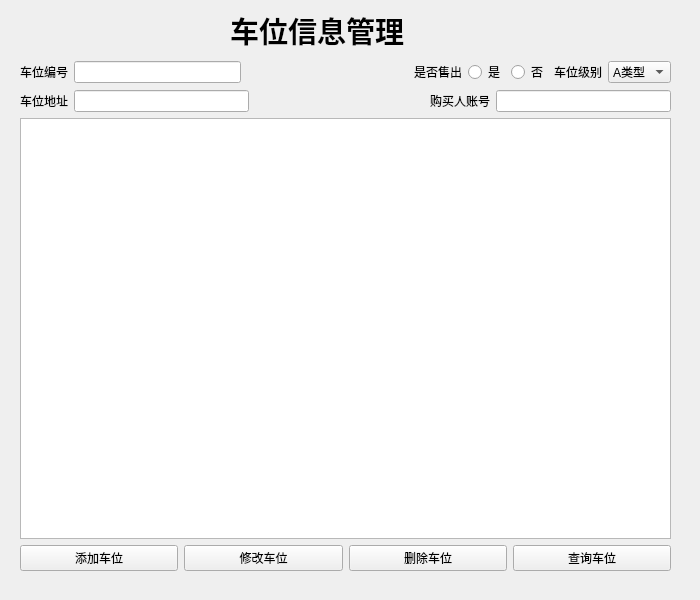
<?xml version="1.0" encoding="UTF-8"?>
<ui version="4.0">
 <class>Wuyecheweixinxiguanli</class>
 <widget class="QWidget" name="Wuyecheweixinxiguanli">
  <property name="geometry">
   <rect>
    <x>0</x>
    <y>0</y>
    <width>700</width>
    <height>600</height>
   </rect>
  </property>
  <property name="windowTitle">
   <string>Form</string>
  </property>
  <property name="styleSheet">
   <string notr="true">background-image: url();</string>
  </property>
  <widget class="QWidget" name="verticalLayoutWidget">
   <property name="geometry">
    <rect>
     <x>20</x>
     <y>60</y>
     <width>651</width>
     <height>511</height>
    </rect>
   </property>
   <layout class="QVBoxLayout" name="verticalLayout">
    <item>
     <layout class="QHBoxLayout" name="horizontalLayout_3">
      <item>
       <widget class="QLabel" name="label">
        <property name="text">
         <string>车位编号</string>
        </property>
       </widget>
      </item>
      <item>
       <widget class="QLineEdit" name="numEdit"/>
      </item>
      <item>
       <spacer name="horizontalSpacer_4">
        <property name="orientation">
         <enum>Qt::Horizontal</enum>
        </property>
        <property name="sizeHint" stdset="0">
         <size>
          <width>40</width>
          <height>20</height>
         </size>
        </property>
       </spacer>
      </item>
      <item>
       <widget class="QLabel" name="label_3">
        <property name="text">
         <string>是否售出</string>
        </property>
       </widget>
      </item>
      <item>
       <widget class="QRadioButton" name="yradioButton">
        <property name="text">
         <string>是</string>
        </property>
       </widget>
      </item>
      <item>
       <widget class="QRadioButton" name="nradioButton">
        <property name="text">
         <string>否</string>
        </property>
       </widget>
      </item>
      <item>
       <widget class="QLabel" name="label_6">
        <property name="text">
         <string>车位级别</string>
        </property>
       </widget>
      </item>
      <item>
       <widget class="QComboBox" name="comboBox">
        <item>
         <property name="text">
          <string>A类型</string>
         </property>
        </item>
        <item>
         <property name="text">
          <string>B类型</string>
         </property>
        </item>
        <item>
         <property name="text">
          <string>C类型</string>
         </property>
        </item>
       </widget>
      </item>
     </layout>
    </item>
    <item>
     <layout class="QHBoxLayout" name="horizontalLayout_4">
      <item>
       <widget class="QLabel" name="label_2">
        <property name="text">
         <string>车位地址</string>
        </property>
       </widget>
      </item>
      <item>
       <widget class="QLineEdit" name="addrEdit"/>
      </item>
      <item>
       <spacer name="horizontalSpacer_2">
        <property name="orientation">
         <enum>Qt::Horizontal</enum>
        </property>
        <property name="sizeHint" stdset="0">
         <size>
          <width>40</width>
          <height>20</height>
         </size>
        </property>
       </spacer>
      </item>
      <item>
       <widget class="QLabel" name="label_4">
        <property name="text">
         <string>购买人账号</string>
        </property>
       </widget>
      </item>
      <item>
       <widget class="QLineEdit" name="useridEdit"/>
      </item>
     </layout>
    </item>
    <item>
     <widget class="QTableView" name="tableView"/>
    </item>
    <item>
     <layout class="QHBoxLayout" name="horizontalLayout">
      <item>
       <widget class="QPushButton" name="addButton">
        <property name="text">
         <string>添加车位</string>
        </property>
       </widget>
      </item>
      <item>
       <widget class="QPushButton" name="modifyButton">
        <property name="text">
         <string>修改车位</string>
        </property>
       </widget>
      </item>
      <item>
       <widget class="QPushButton" name="delpushButton">
        <property name="text">
         <string>删除车位</string>
        </property>
       </widget>
      </item>
      <item>
       <widget class="QPushButton" name="queryButton">
        <property name="text">
         <string>查询车位</string>
        </property>
       </widget>
      </item>
     </layout>
    </item>
   </layout>
  </widget>
  <widget class="QLabel" name="label_5">
   <property name="geometry">
    <rect>
     <x>230</x>
     <y>10</y>
     <width>311</width>
     <height>41</height>
    </rect>
   </property>
   <property name="font">
    <font>
     <pointsize>22</pointsize>
     <weight>75</weight>
     <bold>true</bold>
    </font>
   </property>
   <property name="text">
    <string>车位信息管理</string>
   </property>
  </widget>
 </widget>
 <resources/>
 <connections/>
</ui>
